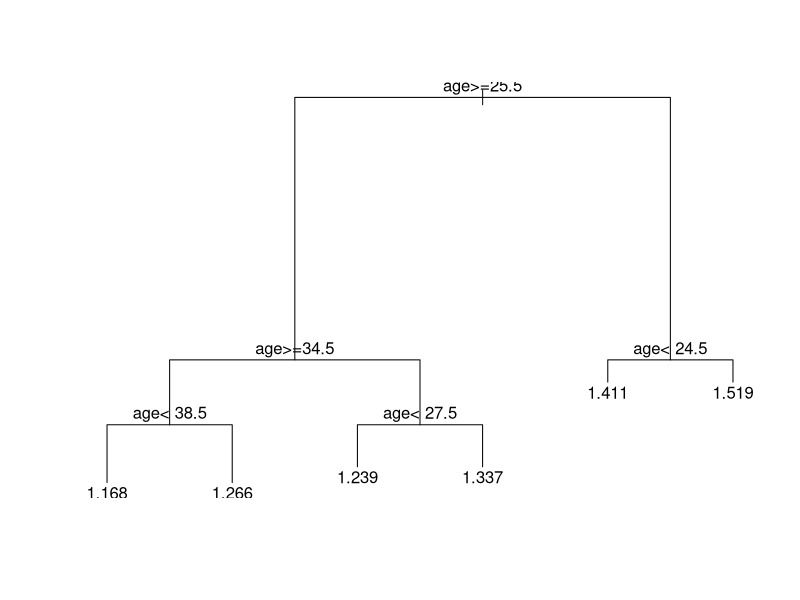
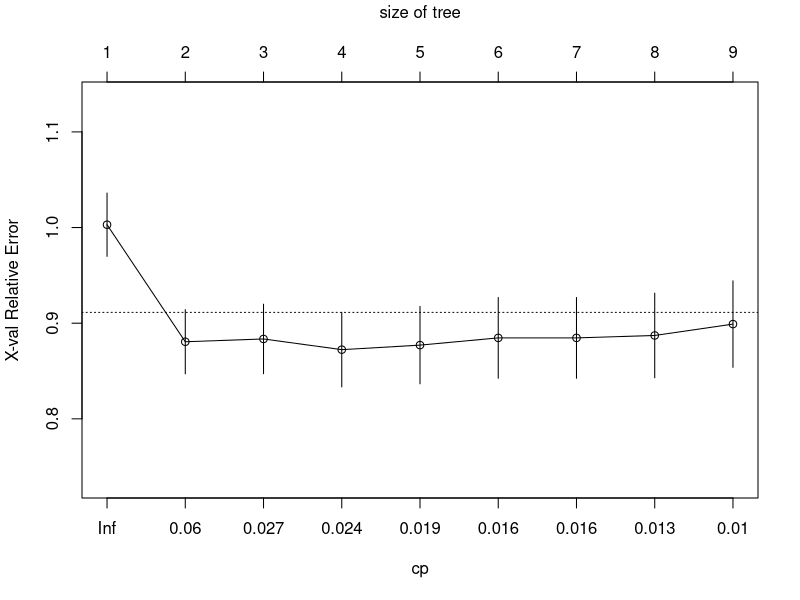

Reproduce these figures in R, in order. (Note: this script raises an error after producing the figures.)
german<-read.csv(file="german.csv", sep=",", header=TRUE)

# install.packages("party")
library(party)
library(rpart)
# install.package("ROCR")
library(ROCR)


#---------------------------------------------------------------------
#preparing training and testing dataset
german.1 <- german[german$class == 1,]
german.2 <- german[german$class == 2,]


german.train.1 <- german.1[sample(nrow(german.1), 490),]
german.train.2 <- german.2[sample(nrow(german.2), 210),]
german.test.1 <- german.1[!(german.1$ID %in% german.train.1$ID),]
german.test.2 <- german.2[!(german.2$ID %in% german.train.2$ID),]

#table(german.train.1$class)
#table(german.train.2$class)

#table(german.test.1$class)
#table(german.test.2$class)


german.train.merge <- rbind(german.train.1, german.train.2)
german.test.merge <- rbind(german.test.1, german.test.2)

#table(german.train.merge$class)
#table(german.test.merge$class)

#end of preparing training and testing dataset
#---------------------------------------------------------------------

#data transformation

#data analysis - age
cor.test(german.train.merge$age, german.train.merge$class, method = "pearson")
ana_age <- table(german.train.merge$age, german.train.merge$class)
ana_age_frame <- as.data.frame.matrix(ana_age)
ana_age_frame <- within(ana_age_frame, {
  defaultProb <- NA
  defaultProb <- ana_age_frame$`2` / (ana_age_frame$`1` + ana_age_frame$`2`)
})

# sorting by defaultProb field (placing a minus sign before means sorting in descending)
ana_age_frame <- ana_age_frame[order(-ana_age_frame$defaultProb),]
#end of data analysis - age



#data analysis - duration
ana_duration <- table(german.train.merge$duration, german.train.merge$class)
ana_duration_frame <- as.data.frame.matrix(ana_duration)
ana_duration_frame <- within(ana_duration_frame, {
  defaultProb <- NA
  defaultProb <- ana_duration_frame$`2`/(ana_duration_frame$`1`+ana_duration_frame$`2`)
})



german$class <- as.factor(german$class)
ageFormula <- class ~ age
ageTree <- rpart(ageFormula, data=german.train.merge, method = "anova", control = rpart.control(minsplit = 6, cp = 0.001, maxdepth = 3))
plot(ageTree)
text(ageTree)
german <- within(german, {
  agecat <- NA
  agecat[age<21] <- "~21"
  agecat[age>=21 & age<25] <- "21~25"
  agecat[age>=25 & age<36] <- "25~36"
  agecat[age>=36 & age<37] <- "36~37"
  agecat[age>=37] <- "37~"
})

#end of data transformation

#---------------------------------------------------------------------


#building decition tree
myFormula <- class ~ checking_status+purpose+credit_amount+duration+savings_status+age
mySecondFormula <- class ~ .

german_tree <- rpart(myFormula, data=german.train.merge, control = rpart.control(maxdepth = 5))
german_tree2 <- rpart(mySecondFormula, data=german.train.merge, control = rpart.control(maxdepth = 5))
printcp(german_tree)
plotcp(german_tree)
summary(german_tree)

# display expected and predicted result
preds <- predict(german_tree, newdata = german.test.merge, type = "class")
preds2 <- predict(german_tree2, newdata = german.test.merge, type = "class")
table(german.test.merge$class,preds)
table(german.test.merge$class,preds2)
# end of display expected and predicted result



#---------------------------------------------------------------------
